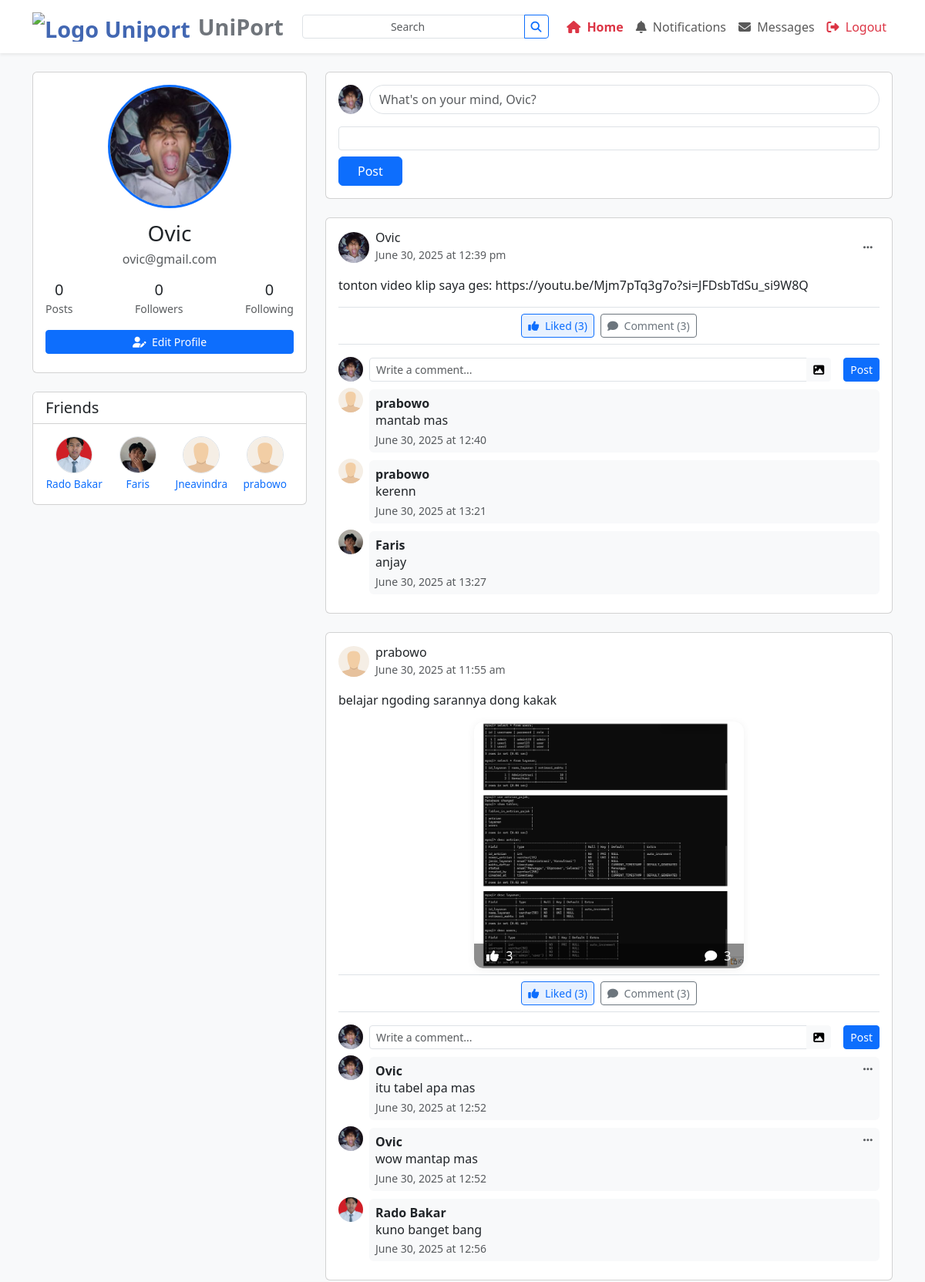
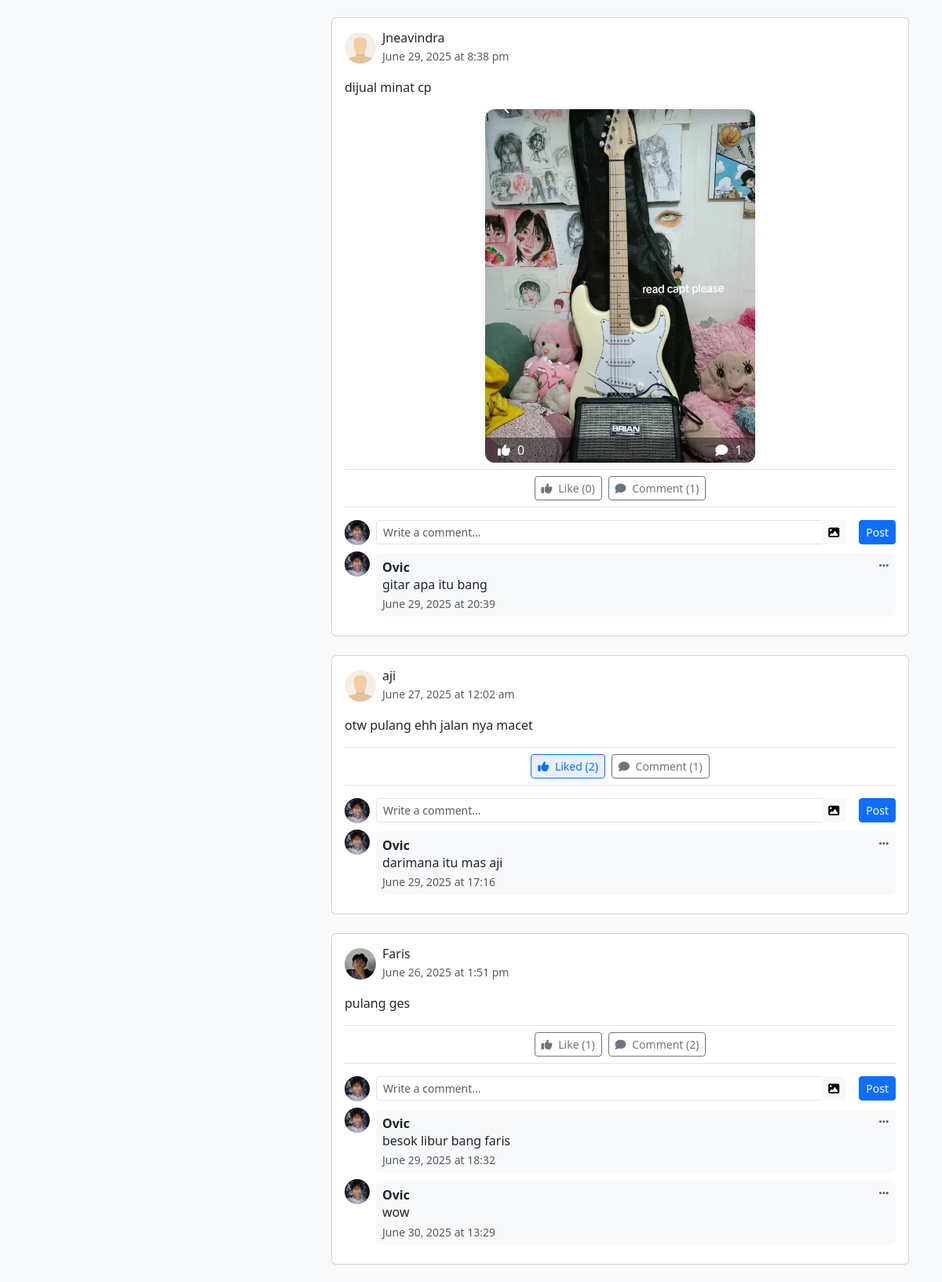
The app's page /timeline.php (signed in, upper part) with its own data (2 pictures, top to bottom).
### tables this page shows
CREATE TABLE `users` (
  `id` int(11) NOT NULL,
  `name` varchar(100) NOT NULL,
  `username` varchar(50) NOT NULL,
  `email` varchar(100) NOT NULL,
  `photo` varchar(255) DEFAULT NULL,
  `password` varchar(255) NOT NULL,
  `full_name` varchar(100) DEFAULT NULL,
  `profile_picture` varchar(255) DEFAULT NULL,
  `bio` text DEFAULT NULL,
  `created_at` datetime DEFAULT current_timestamp(),
  `birthdate` date DEFAULT NULL,
  `work` varchar(255) DEFAULT NULL,
  `address` varchar(255) DEFAULT NULL,
  `last_active` datetime DEFAULT current_timestamp()
);

CREATE TABLE `posts` (
  `id` int(11) NOT NULL,
  `user_id` int(11) NOT NULL,
  `content` text DEFAULT NULL,
  `image` varchar(255) DEFAULT NULL,
  `created_at` datetime DEFAULT current_timestamp(),
  `photo` varchar(255) DEFAULT NULL
);

CREATE TABLE `comments` (
  `id` int(11) NOT NULL,
  `post_id` int(11) NOT NULL,
  `user_id` int(11) NOT NULL,
  `content` text NOT NULL,
  `created_at` datetime DEFAULT current_timestamp(),
  `edited_at` datetime DEFAULT NULL,
  `photo` varchar(255) DEFAULT NULL,
  `parent_id` int(11) DEFAULT NULL
);

### timeline.php (the view, shortened to what the rows shown need)
<?php
require_once("config.php");
try {
    $db->exec("UPDATE users SET photo = 'default.svg' WHERE photo IS NULL OR photo = ''");
} catch(PDOException $e) {
    die("Error: " . $e->getMessage());
}
try {
    $stmt = $db->prepare("
        SELECT posts.*, users.name, users.photo AS user_photo
        FROM posts
        JOIN users ON posts.user_id = users.id
        ORDER BY posts.created_at DESC
    ");
    $stmt->execute();
    $posts = $stmt->fetchAll(PDO::FETCH_ASSOC);
} catch(PDOException $e) {
    die("Error: " . $e->getMessage());
}
$post_comment_counts = [];
$post_like_counts = [];
foreach ($posts as $p) {
    $stmt = $db->prepare("SELECT COUNT(*) FROM comments WHERE post_id = ?");
    $stmt->execute([$p['id']]);
    $post_comment_counts[$p['id']] = $stmt->fetchColumn();
    $stmt = $db->prepare("SELECT COUNT(*) FROM likes WHERE post_id = ?");
    $stmt->execute([$p['id']]);
    $post_like_counts[$p['id']] = $stmt->fetchColumn();
}
$user_like_status = [];
if (isset($_SESSION['user']['id'])) {
    $user_id = $_SESSION['user']['id'];
    $stmt = $db->prepare("SELECT post_id FROM likes WHERE user_id = ?");
    $stmt->execute([$user_id]);
    foreach ($stmt->fetchAll(PDO::FETCH_COLUMN) as $liked_post_id) {
        $user_like_status[$liked_post_id] = true;
    }
}
$stmt = $db->prepare("
    SELECT u.id, u.name, u.photo
    FROM users u
    JOIN followers f1 ON f1.follower_id = u.id AND f1.user_id = ? AND f1.status = 'accepted'
    JOIN followers f2 ON f2.user_id = u.id AND f2.follower_id = ? AND f2.status = 'accepted'
    WHERE u.id != ?
    GROUP BY u.id
    LIMIT 5
");
$stmt->execute([$_SESSION['user']['id'], $_SESSION['user']['id'], $_SESSION['user']['id']]);
$friends = $stmt->fetchAll(PDO::FETCH_ASSOC);
?>
<!DOCTYPE html>
<html lang="en">
<head>
    <link rel="stylesheet" href="https://cdn.jsdelivr.net/npm/bootstrap@5.3.0/dist/css/bootstrap.min.css">
    <link rel="stylesheet" href="https://cdnjs.cloudflare.com/ajax/libs/font-awesome/6.4.0/css/all.min.css">
</head>
<body>
    <div class="container mb-5">
        <div class="row">
            <div class="col-lg-4">
                <div class="card mb-4">
                    <div class="card-body">
                        <?php if (empty($friends)): ?>
                            <div class="text-center text-muted py-3">Belum memiliki teman</div>
                        <?php else: ?>
                        <div class="row g-2">
                            <?php foreach(array_slice($friends, 0, 4) as $f): ?>
                            <div class="col-3 text-center">
                                <?php
                                $friend_photo = (!empty($f['photo']) && $f['photo'] !== 'default.svg' && file_exists("img/uploads/".$f['photo']))
                                    ? "img/uploads/".$f['photo']
                                    : "img/default.svg";
                                ?>
                                <a href="profilevisit.php?id=<?php echo $f['id']; ?>" class="text-decoration-none">
                                    <img src="<?php echo $friend_photo; ?>" class="img-fluid rounded-circle border mb-1" style="width:48px;height:48px;object-fit:cover;">
                                    <div style="font-size:0.85em;white-space:nowrap;overflow:hidden;text-overflow:ellipsis;"><?php echo htmlspecialchars($f['name']); ?></div>
                                </a>
                            </div>
                            <?php endforeach; ?>
                        </div>
                        <?php endif; ?>
                    </div>
                </div>
            </div>
            <div class="col-lg-8">
                <?php foreach($posts as $post): ?>
                    <?php
                    $stmt = $db->prepare("SELECT comments.*, users.name, users.photo AS photo_user FROM comments JOIN users ON comments.user_id = users.id WHERE post_id = ? ORDER BY comments.created_at ASC");
                    $stmt->execute([$post['id']]);
                    $comments = $stmt->fetchAll(PDO::FETCH_ASSOC);
                    ?>
                <div class="card post-card mb-4">
                    <div class="card-body">
                        <div class="d-flex justify-content-between align-items-center mb-3">
                            <div class="d-flex align-items-center">
                                <?php
                                $user_photo = (!empty($post['user_photo']) && file_exists("img/uploads/" . $post['user_photo'])) ? "img/uploads/" . $post['user_photo'] : "img/default.svg";
                                ?>
                                <a href="profilevisit.php?id=<?php echo $post['user_id']; ?>">
                                    <img class="rounded-circle me-2"
                                         src="<?php echo $user_photo ?>"
                                         width="40"
                                         alt="<?php echo htmlspecialchars($post['name']) ?>">
                                </a>
                                <div>
                                    <a href="profilevisit.php?id=<?php echo $post['user_id']; ?>" class="text-decoration-none text-dark">
                                        <h6 class="mb-0"><?php echo $post['name'] ?></h6>
                                    </a>
                                    <small class="text-muted"><?php echo date('F j, Y \a\t g:i a', strtotime($post['created_at'])) ?></small>
                                </div>
                            </div>
                            <?php if($post['user_id'] == $_SESSION['user']['id']): ?>
                            <div class="dropdown">
                                <button class="btn btn-sm btn-link text-muted" type="button" data-bs-toggle="dropdown">
                                    <i class="fas fa-ellipsis-h"></i>
                                </button>
                            </div>
                            <?php endif; ?>
                        </div>
                        <p class="mb-3">
                            <?php echo nl2br(htmlspecialchars($post['content'])) ?>
                        </p>
                        <?php
                        if (!empty($post['photo']) && $post['photo'] !== 'default.svg') {
                            $photo_path = "img/posts/" . $post['photo'];
                            if (file_exists($photo_path)) {
                                echo '
                                <div class="d-flex justify-content-center mb-2">
                                    <div class="post-image-wrapper position-relative" style="max-width:350px;max-height:450px;overflow:hidden;">
                                        <img src="' . $photo_path . '"
                                             class="img-fluid rounded post-img-zoom"
                                             style="object-fit:contain; width:100%; height:auto; max-height:450px; cursor:pointer; background:#f5f5f5;"
                                             alt="Post Image"
                                             data-post-id="' . $post['id'] . '">
                                        <div class="post-img-overlay d-flex justify-content-between align-items-center px-3 py-1"
                                             style="position:absolute;bottom:0;left:0;width:100%;background:rgba(0,0,0,0.45);color:#fff;border-radius:0 0 12px 12px;">
                                            <span><i class="fas fa-thumbs-up me-1"></i> <span class="like-count">' . ($post_like_counts[$post['id']] ?? 0) . '</span></span>
                                            <span><i class="fas fa-comment me-1"></i> <span class="comment-count">' . ($post_comment_counts[$post['id']] ?? 0) . '</span></span>
                                        </div>
                                    </div>
                                </div>
                                ';
                            }
                        }
                        ?>
                        <div class="d-flex border-top border-bottom py-2 mb-3 justify-content-center gap-2">
                            <button class="btn btn-sm like-btn <?php echo !empty($user_like_status[$post['id']]) ? 'btn-blue' : 'btn-outline-secondary'; ?>" data-post-id="<?php echo $post['id']; ?>">
                                <i class="fas fa-thumbs-up me-1"></i> <?php echo !empty($user_like_status[$post['id']]) ? 'Liked' : 'Like'; ?> (<?php echo $post_like_counts[$post['id']] ?? 0; ?>)
                            </button>
                            <button class="btn btn-sm btn-outline-secondary comment-btn">
                                <i class="fas fa-comment me-1"></i> Comment (<?php echo $post_comment_counts[$post['id']] ?? 0; ?>)
                            </button>
                        </div>
                        <div class="comments-section">
                            <form action="" method="post" enctype="multipart/form-data" class="d-flex mb-2 align-items-center comment-form">
                                <?php
                                $comment_form_photo = (!empty($_SESSION['user']['photo']) && $_SESSION['user']['photo'] !== 'default.svg' && file_exists("img/uploads/" . $_SESSION['user']['photo']))
                                    ? "img/uploads/" . $_SESSION['user']['photo']
                                    : "img/default.svg";
                                ?>
                                <img class="rounded-circle me-2"
                                     src="<?php echo $comment_form_photo ?>"
                                     width="32"
                                     alt="<?php echo $_SESSION['user']['name'] ?>">
                                <div class="flex-grow-1 me-2">
                                    <div class="input-group">
                                        <input type="text"
                                               class="form-control form-control-sm comment-content-input"
                                               name="comment_content"
                                               placeholder="Write a comment..." required>
                                        <label class="btn btn-light btn-sm mb-0 upload-label" style="position:relative;overflow:hidden;">
                                            <i class="fa fa-image"></i>
                                        </label>
                                    </div>
                                </div>
                                <button type="submit" name="create_comment" class="btn btn-primary btn-sm ms-2">Post</button>
                            </form>
                            <?php foreach($comments as $comment): ?>
                               <?php
                                $comment_user_photo = (!empty($comment['photo_user']) && $comment['photo_user'] !== 'default.svg' && file_exists("img/uploads/" . $comment['photo_user']))
                                    ? "img/uploads/" . $comment['photo_user']
                                    : "img/default.svg";
                                ?>
                                <div class="d-flex mb-2 align-items-start">
                                    <a href="profilevisit.php?id=<?php echo $comment['user_id']; ?>">
                                        <img class="rounded-circle me-2"
                                             src="<?php echo $comment_user_photo ?>"
                                             width="32"
                                             alt="<?php echo $comment['name'] ?>">
                                    </a>
                                    <div class="flex-grow-1">
                                        <div class="bg-light p-2 rounded position-relative mt-1">
                                            <span class="comment-author">
                                                <a href="profilevisit.php?id=<?php echo $comment['user_id']; ?>" class="text-decoration-none text-dark">
                                                    <?php echo $comment['name']; ?>
                                                </a>
                                            </span>
                                            <div class="comment-content" id="comment-content-<?php echo $comment['id']; ?>">
                                                <span><?php echo nl2br(htmlspecialchars($comment['content'])); ?></span>
                                            </div>
                                            <small class="text-muted d-block mt-1">
                                                <?php
                                                    echo date('F j, Y \a\t H:i', strtotime($comment['created_at']));
                                                ?>
                                            </small>
                                            <?php if($comment['user_id'] == $_SESSION['user']['id']): ?>
                                                <div class="dropdown position-absolute top-0 end-0">
                                                    <button class="btn btn-link btn-sm text-muted" type="button" data-bs-toggle="dropdown">
                                                        <i class="fas fa-ellipsis-h"></i>
                                                    </button>
                                                </div>
                                            <?php endif; ?>
                                        </div>
                                    </div>
                                </div>
                            <?php endforeach; ?>
                        </div>
                    </div>
                </div>
                <?php endforeach; ?>
            </div>
        </div>
    </div>
</body>
</html>

### records on screen
users: photo (picture), name "Rado Bakar"
users: photo (picture), name "Faris"
users: photo (placeholder picture), name "Jneavindra"
users: photo (placeholder picture), name "prabowo"
posts: user.photo (picture), user.name "Ovic", created_at "June 30, 2025 at 12:39 pm", content "tonton video klip saya ges: https://youtu.be/Mjm7pTq3g7o?si=JFDsbTdSu_si9W8Q", shows "Liked", id "3"
comments: user.photo (placeholder picture), user.name "prabowo", content "mantab mas", created_at "June 30, 2025 at 12:40"
comments: user.photo (placeholder picture), user.name "prabowo", content "kerenn", created_at "June 30, 2025 at 13:21"
comments: user.photo (picture), user.name "Faris", content "anjay", created_at "June 30, 2025 at 13:27"
posts: user.photo (placeholder picture), user.name "prabowo", created_at "June 30, 2025 at 11:55 am", content "belajar ngoding sarannya dong kakak", photo (picture), id "3", shows "Liked"
comments: user.photo (picture), user.name "Ovic", content "itu tabel apa mas", created_at "June 30, 2025 at 12:52"
comments: user.photo (picture), user.name "Ovic", content "wow mantap mas", created_at "June 30, 2025 at 12:52"
comments: user.photo (picture), user.name "Rado Bakar", content "kuno banget bang", created_at "June 30, 2025 at 12:56"
posts: user.photo (placeholder picture), user.name "Jneavindra", created_at "June 29, 2025 at 8:38 pm", content "dijual minat cp", photo (picture), id "0", id "1", shows "Like"
comments: user.photo (picture), user.name "Ovic", content "gitar apa itu bang", created_at "June 29, 2025 at 20:39"
posts: user.name "aji", created_at "June 27, 2025 at 12:02 am", content "otw pulang ehh jalan nya macet", shows "Liked", id "2", id "1"
comments: user.photo (picture), user.name "Ovic", content "darimana itu mas aji", created_at "June 29, 2025 at 17:16"
posts: user.photo (picture), user.name "Faris", created_at "June 26, 2025 at 1:51 pm", content "pulang ges", shows "Like", id "1", id "2"
comments: user.photo (picture), user.name "Ovic", content "besok libur bang faris", created_at "June 29, 2025 at 18:32"
comments: user.photo (picture), user.name "Ovic", content "wow", created_at "June 30, 2025 at 13:29"

### other values on screen
$_SESSION["user"]["name"] "Ovic"
$_SESSION["user"]["email"] "ovic@gmail.com"
